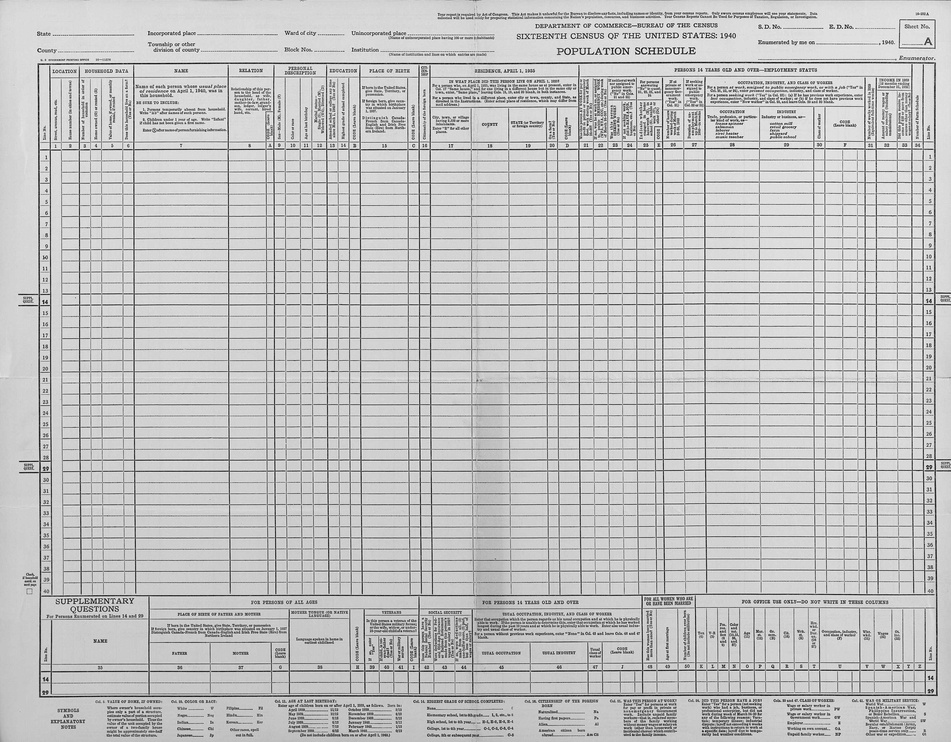
#> input picture data/census/templates/1940/template.jpg, 951 x 742 px, shrunk from 3000 x 2343 before the run
$ python -i rigorous_detector.py   (imports and definitions only)
#> lines starting #> are read from the running program, lines starting #| are printed output that depends on the picture; after the words box and inside, x2 and y2 are one past the last pixel; in counts of white or black regions, pixels touching at a corner belong together
"""
Rigorous census row detection with gap-filling algorithm.

This detector:
1. Performs initial morphological line detection
2. Identifies gaps where lines are missing
3. Re-searches those specific regions with adjusted parameters
4. Iterates until all expected lines are found (41 lines for 40 rows)
"""

import logging
from dataclasses import dataclass
from pathlib import Path
from typing import List, Optional, Tuple

import cv2
import numpy as np

logger = logging.getLogger(__name__)


@dataclass
class RowBoundary:
    """Represents a detected row with Y-coordinates."""

    row_index: int  # 1-based index (1-40)
    y_start: int    # Top Y coordinate
    y_end: int      # Bottom Y coordinate
    height: int     # Row height in pixels
    confidence: float = 1.0
    region: str = "main"  # Region where detected: "main", "top", "bottom"

    # [7 lines left out: function crop_from_image, not called in this run]


class RigorousDetector:
    """
    Rigorous census row detector with gap-filling.

    Strategy:
    1. Initial broad detection of horizontal lines
    2. Identify gaps where lines are likely missing
    3. Targeted re-search in gap regions with adjusted parameters
    4. Validate and create uniform 40-row grid from 41 detected lines
    """

    def __init__(
        self,
        expected_rows: int = 40,
        expected_lines: int = 41,  # 41 lines define 40 rows
        expected_row_height: int = 65,
        kernel_width_ratio: int = 40,
        padding_top: int = 5,
        padding_bottom: int = 33,
    ):
        """
        Initialize rigorous detector.

        Args:
            expected_rows: Expected number of rows (40 for 1940 census)
            expected_lines: Expected number of boundary lines (41)
            expected_row_height: Expected row height in pixels
            kernel_width_ratio: Horizontal kernel width = img_width // ratio
            padding_top: Padding above row for readability
            padding_bottom: Padding below row for descenders
        """
        self.expected_rows = expected_rows
        self.expected_lines = expected_lines
        self.expected_row_height = expected_row_height
        self.kernel_width_ratio = kernel_width_ratio
        self.padding_top = padding_top
        self.padding_bottom = padding_bottom

    def detect_rows(
        self, image: np.ndarray, include_supplemental: bool = False
    ) -> List[RowBoundary]:
        """
        Detect census rows using rigorous gap-filling algorithm.

        Args:
            image: Input image (grayscale or BGR)
            include_supplemental: If True, detect supplemental rows

        Returns:
            List of RowBoundary objects
        """
        # Convert to grayscale
        if len(image.shape) == 3:
            gray = cv2.cvtColor(image, cv2.COLOR_BGR2GRAY)
        else:
            gray = image.copy()

        img_height, img_width = gray.shape

        # Define regions based on domain knowledge
        regions = self._define_regions(img_height)

        logger.info(f"Processing image: {img_width}x{img_height}")

        # Step 1: Initial line detection across all regions
        all_lines = self._initial_detection(gray, regions)

        logger.info(f"Initial detection: found {len(all_lines)} lines")

        # Step 2: Gap-filling iterations
        filled_lines = self._fill_gaps(gray, all_lines, regions)

        logger.info(f"After gap-filling: {len(filled_lines)} lines")

        # Step 3: Create 40 uniform rows from detected lines
        rows = self._create_rows_from_lines(filled_lines, img_height)

        if len(rows) != self.expected_rows:
            logger.warning(f"Generated {len(rows)} rows, expected {self.expected_rows}")

        # Step 4: Optionally detect supplemental rows
        if include_supplemental and len(rows) == self.expected_rows:
            supp_region = regions['supplemental']
            supp_rows = self._detect_supplemental_rows(gray, supp_region, rows[-1])
            if supp_rows:
                rows.extend(supp_rows)
                logger.info(f"Added {len(supp_rows)} supplemental rows")

        return rows

    def _define_regions(self, img_height: int) -> dict:
        """Define regions based on census form structure."""
        return {
            'header': (0, int(img_height * 0.15)),
            'top_transition': (int(img_height * 0.15), int(img_height * 0.20)),
            'main_table': (int(img_height * 0.20), int(img_height * 0.80)),
            'bottom_transition': (int(img_height * 0.80), int(img_height * 0.85)),
            'supplemental': (int(img_height * 0.85), int(img_height * 1.00)),
        }

    def _initial_detection(
        self, gray: np.ndarray, regions: dict
    ) -> List[int]:
        """
        Initial line detection across all regions.

        Returns:
            List of Y-coordinates (sorted, in full image space)
        """
        all_lines = []

        # Detect in top transition
        top_lines = self._detect_lines_in_region(
            gray, regions['top_transition'], "top_transition"
        )
        all_lines.extend(top_lines)

        # Detect in main table
        main_lines = self._detect_lines_in_region(
            gray, regions['main_table'], "main_table"
        )
        all_lines.extend(main_lines)

        # Detect in bottom transition
        bottom_lines = self._detect_lines_in_region(
            gray, regions['bottom_transition'], "bottom_transition",
            check_left_extension=True
        )
        all_lines.extend(bottom_lines)

        return sorted(set(all_lines))

    def _detect_lines_in_region(
        self,
        gray: np.ndarray,
        region: Tuple[int, int],
        region_name: str,
        check_left_extension: bool = False,
        kernel_width_ratio: Optional[int] = None
    ) -> List[int]:
        """
        Detect horizontal lines in a specific region.

        Args:
            gray: Grayscale image
            region: (y_start, y_end) tuple
            region_name: Name of region for logging
            check_left_extension: If True, check for lines extending to left margin
            kernel_width_ratio: Override default kernel width ratio

        Returns:
            List of Y-coordinates (in full image space)
        """
        y_start, y_end = region
        region_img = gray[y_start:y_end, :]
        img_height, img_width = gray.shape

        # Adaptive thresholding
        thresh = cv2.adaptiveThreshold(
            region_img, 255, cv2.ADAPTIVE_THRESH_MEAN_C,
            cv2.THRESH_BINARY_INV, 15, 2
        )

        # Create horizontal kernel
        if kernel_width_ratio is None:
            kernel_width_ratio = self.kernel_width_ratio
        kernel_width = img_width // kernel_width_ratio
        horizontal_kernel = cv2.getStructuringElement(cv2.MORPH_RECT, (kernel_width, 1))

        # Morphological opening
        detected_lines_img = cv2.morphologyEx(
            thresh, cv2.MORPH_OPEN, horizontal_kernel, iterations=2
        )

        # Find contours
        contours, _ = cv2.findContours(
            detected_lines_img, cv2.RETR_EXTERNAL, cv2.CHAIN_APPROX_SIMPLE
        )

        # Extract Y-coordinates with region-specific filters
        line_y_coords = []

        for contour in contours:
            x, y, w, h = cv2.boundingRect(contour)

            # Region-specific width requirements
            if region_name == "bottom_transition" and check_left_extension:
                if x < img_width * 0.02 and w > img_width * 0.3:
                    line_y_coords.append(y + h // 2)
            else:
                if w > img_width * 0.15:
                    line_y_coords.append(y + h // 2)

        # Cluster nearby lines
        clustered_lines = self._cluster_lines(line_y_coords)

        # Offset to full image coordinates
        return [y + y_start for y in clustered_lines]

    def _cluster_lines(self, y_positions: List[int], distance: int = 5) -> List[int]:
        """Cluster nearby Y-positions to merge double-ruled lines."""
        if not y_positions:
            return []

        y_positions = sorted(y_positions)
        clusters = [[y_positions[0]]]

        for y in y_positions[1:]:
            if y - clusters[-1][-1] <= distance:
                clusters[-1].append(y)
            else:
                clusters.append([y])

        return [int(np.mean(cluster)) for cluster in clusters]

    def _fill_gaps(
        self, gray: np.ndarray, initial_lines: List[int], regions: dict,
        max_iterations: int = 3
    ) -> List[int]:
        """
        Fill gaps where lines are missing using targeted re-search.

        Args:
            gray: Grayscale image
            initial_lines: Lines from initial detection
            regions: Region definitions
            max_iterations: Maximum gap-filling iterations

        Returns:
            List of Y-coordinates after gap-filling
        """
        lines = initial_lines.copy()
        img_height, img_width = gray.shape

        for iteration in range(max_iterations):
            # Analyze gaps
            gaps = []
            for i in range(len(lines) - 1):
                gap_size = lines[i + 1] - lines[i]
                if gap_size > self.expected_row_height * 1.5:  # Suspicious gap
                    gaps.append({
                        'index': i,
                        'y_start': lines[i],
                        'y_end': lines[i + 1],
                        'size': gap_size,
                        'expected_lines': round(gap_size / self.expected_row_height) - 1
                    })

            if not gaps:
                logger.info(f"Gap-filling complete after {iteration} iterations")
                break

            logger.info(f"Iteration {iteration + 1}: Found {len(gaps)} gaps to fill")

            # Search each gap with more lenient parameters
            new_lines_found = []
            for gap in gaps:
                # Search in the middle 80% of the gap (avoid edges)
                search_margin = int(gap['size'] * 0.1)
                search_region = (
                    gap['y_start'] + search_margin,
                    gap['y_end'] - search_margin
                )

                # Use more lenient kernel (smaller = finds shorter line segments)
                gap_lines = self._detect_lines_in_region(
                    gray, search_region, f"gap_{gap['index']}",
                    kernel_width_ratio=50  # More lenient than default 40
                )

                new_lines_found.extend(gap_lines)

            if new_lines_found:
                lines.extend(new_lines_found)
                lines = sorted(set(lines))
                logger.info(f"  Added {len(new_lines_found)} lines, total now: {len(lines)}")
            else:
                logger.info(f"  No new lines found, stopping gap-fill")
                break

        return lines

    def _create_rows_from_lines(
        self, lines: List[int], img_height: int
    ) -> List[RowBoundary]:
        """
        Create 40 rows from detected boundary lines.

        Strategy:
        - If we have exactly 41 lines: use them directly
        - If we have fewer: create uniform grid
        - If we have more: filter to best 41

        Args:
            lines: Detected boundary line Y-coordinates
            img_height: Image height

        Returns:
            List of 40 RowBoundary objects
        """
        if len(lines) < 2:
            logger.error("Need at least 2 lines to create rows")
            return []

        # If we have close to 41 lines, use them
        if 38 <= len(lines) <= 44:
            # Use detected lines to create rows
            working_lines = lines[:self.expected_lines] if len(lines) > self.expected_lines else lines

            rows = []
            for i in range(len(working_lines) - 1):
                y_start = working_lines[i]
                y_end = working_lines[i + 1]
                height = y_end - y_start

                row = RowBoundary(
                    row_index=i + 1,
                    y_start=y_start,
                    y_end=y_end,
                    height=height
                )
                rows.append(row)

            return rows

        # Otherwise fall back to uniform grid
        logger.warning(f"Have {len(lines)} lines, expected ~{self.expected_lines}. Creating uniform grid.")
        return self._create_uniform_grid(lines, img_height)

    # [133 lines left out: functions _create_uniform_grid, _detect_supplemental_rows, visualize_rows, not called in this run]

>>> import cv2
>>> picture = cv2.imread('../../../../data/census/templates/1940/template.jpg')
#> picture is the input picture: shape (742, 951, 3); min 16, max 255, mean 195.5
>>> result = RigorousDetector().detect_rows(picture)
#> in _detect_lines_in_region, `thresh = cv2.adaptiveThreshold( region_img, 255, cv2.ADAPTIVE_THRESH_M..`:
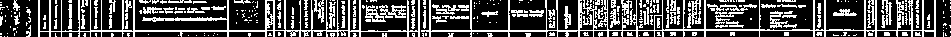
#> thresh: shape (37, 951); 30.7% white in thin lines or dots
#> in _detect_lines_in_region, `detected_lines_img = cv2.morphologyEx( thresh, cv2.MORPH_OPEN, horizon..`: detected_lines_img: shape (37, 951); 3.9% white in thin lines or dots, all inside (x1, y1, x2, y2) = (38, 18, 936, 32)
#> in _detect_lines_in_region, `contours, _ = cv2.findContours( detected_lines_img, cv2.RETR_EXTERNAL,..`: contours = 3 contours; box (x1, y1, x2, y2) and area: (426, 29, 936, 32) 216, (38, 30, 420, 32) 136, (165, 18, 229, 20) 51
#> the loop in _detect_lines_in_region, `for contour in contours:` made 3 passes
#> (x, y, w, h) on passes 1 to 3: (38, 30, 382, 2), (426, 29, 510, 3), (165, 18, 64, 2)
#> after the loop in _detect_lines_in_region, `for contour in contours:`: line_y_coords = [31, 30]
#> in _cluster_lines, `y_positions = sorted(y_positions)`: y_positions = [30, 31]
#> in _cluster_lines, `clusters = [[y_positions[0]]]`: clusters = [[30]]
#> the loop in _cluster_lines, `for y in y_positions[1:]:` made 1 pass
#> y on pass 1: 31
#> after the loop in _cluster_lines, `for y in y_positions[1:]:`: clusters = [[30, 31]]
#> in _detect_lines_in_region, `clustered_lines = self._cluster_lines(line_y_coords)`: clustered_lines = [30]
#> in _initial_detection, `top_lines = self._detect_lines_in_region( gray, regions['top_transitio..`: top_lines = [141]
#> call 2 of _detect_lines_in_region, with region = (148, 593), region_name = 'main_table', check_left_extension = False
#> in _detect_lines_in_region (call 2), `region_img = gray[y_start:y_end, :]`:
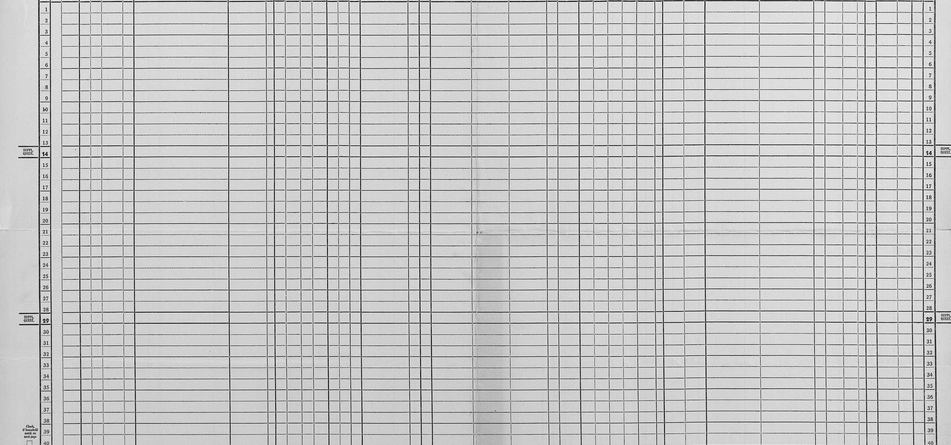
#> region_img: shape (445, 951); min 19, max 255, mean 199
#> in _detect_lines_in_region (call 2), `thresh = cv2.adaptiveThreshold( region_img, 255, cv2.ADAPTIVE_THRESH_M..`:
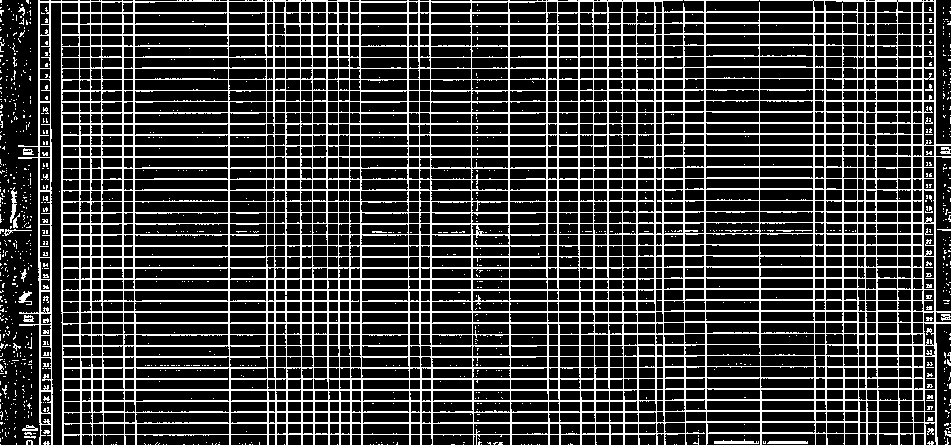
#> thresh: shape (445, 951); 22.4% white in thin lines or dots
#> in _detect_lines_in_region (call 2), `detected_lines_img = cv2.morphologyEx( thresh, cv2.MORPH_OPEN, horizon..`:
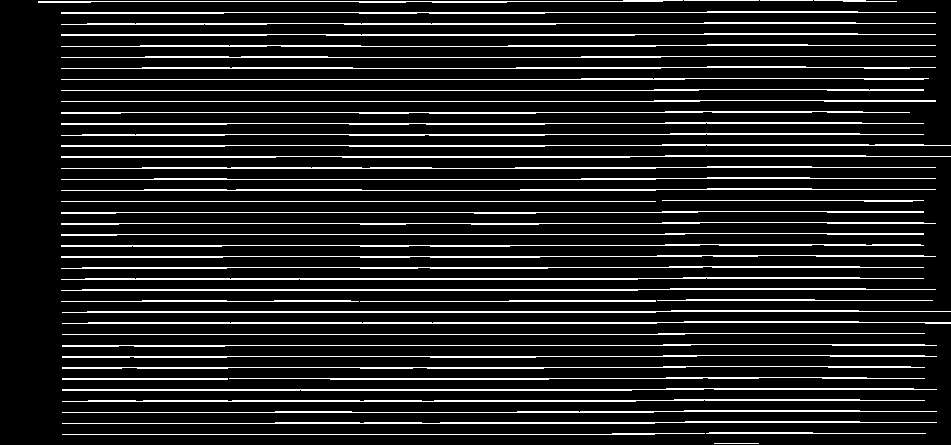
#> detected_lines_img: shape (445, 951); 12.4% white in thin lines or dots
#> in _detect_lines_in_region (call 2), `contours, _ = cv2.findContours( detected_lines_img, cv2.RETR_EXTERNAL,..`: contours = 49 contours, 4 with area under 20; largest, box (x1, y1, x2, y2) and area: (62, 388, 937, 391) 806, (62, 321, 951, 324) 766, (62, 310, 951, 313) 757, (61, 288, 936, 291) 752, (61, 277, 924, 280) 726
#> the loop in _detect_lines_in_region (call 2), `for contour in contours:` made 49 passes
#> (x, y, w, h) on passes 2, 3, 4, 5, 6, 7, 9, 10, 11, 12, 13, 14: (62, 433, 643, 2), (706, 432, 220, 2), (62, 421, 875, 3), (62, 410, 875, 3), (62, 399, 863, 3), (62, 388, 875, 3), (229, 377, 696, 3), (62, 366, 863, 3), (62, 355, 875, 3), (62, 344, 875, 3), (62, 333, 863, 2), (62, 321, 889, 3)
#> (contour, x, y, w, h) on passes 1, 8, 27, 47, 48: ([[714, 443], [758, 443]], 714, 443, 45, 1), ([[62, 378], [62, 379], [227, 379], [227, 378]], 62, 378, 166, 2), ([[61, 201], [655, 201]], 61, 201, 595, 1), ([[760, 0], [812, 0]], 760, 0, 53, 1), ([[684, 0], [758, 0]], 684, 0, 75, 1)
#> after the loop in _detect_lines_in_region (call 2), `for contour in contours:`: line_y_coords = 45 values, max 434 at index 0, min 1 at index 44, mean 228.9
#> the loop in _cluster_lines (call 2), `for y in y_positions[1:]:` made 44 passes
#> y on passes 1 to 12: 12, 23, 34, 45, 57, 67, 79, 90, 101, 112, 123, 134
#> in _detect_lines_in_region (call 2), `clustered_lines = self._cluster_lines(line_y_coords)`: clustered_lines = 40 values from 1 to 433
#> in _initial_detection, `main_lines = self._detect_lines_in_region( gray, regions['main_table']..`: main_lines = 40 values from 149 to 581
#> call 3 of _detect_lines_in_region, with region = (593, 630), region_name = 'bottom_transition', check_left_extension = True
#> in _detect_lines_in_region (call 3), `region_img = gray[y_start:y_end, :]`:
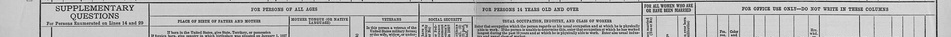
#> region_img: shape (37, 951); min 19, max 249, mean 182.5
#> in _detect_lines_in_region (call 3), `thresh = cv2.adaptiveThreshold( region_img, 255, cv2.ADAPTIVE_THRESH_M..`:
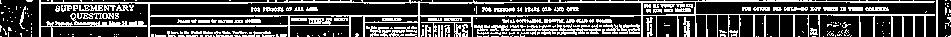
#> thresh: shape (37, 951); 29% white in thin lines or dots
#> in _detect_lines_in_region (call 3), `detected_lines_img = cv2.morphologyEx( thresh, cv2.MORPH_OPEN, horizon..`:
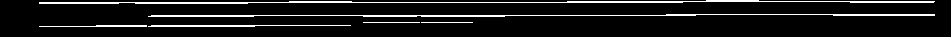
#> detected_lines_img: shape (37, 951); 8.9% white in thin lines or dots, all inside (x1, y1, x2, y2) = (39, 0, 935, 27)
#> in _detect_lines_in_region (call 3), `contours, _ = cv2.findContours( detected_lines_img, cv2.RETR_EXTERNAL,..`: contours = 6 contours, 2 with area under 20; largest, box (x1, y1, x2, y2) and area: (39, 0, 935, 4) 508, (148, 14, 935, 17) 372, (148, 25, 351, 27) 104, (39, 25, 147, 27) 50
#> the loop in _detect_lines_in_region (call 3), `for contour in contours:` made 6 passes
#> (x, y, w, h) on passes 1, 2, 5, 6: (148, 25, 203, 2), (39, 25, 108, 2), (148, 14, 787, 3), (39, 0, 896, 4)
#> (contour, x, y, w, h) on passes 3 to 4: ([[421, 22], [472, 22]], 421, 22, 52, 1), ([[363, 22], [419, 22]], 363, 22, 57, 1)
#> after the loop in _detect_lines_in_region (call 3), `for contour in contours:`: line_y_coords = []
#> in detect_rows, `all_lines = self._initial_detection(gray, regions)`: all_lines = 41 values from 141 to 581
#> the loop in _create_rows_from_lines, `for i in range(len(working_lines) - 1):` made 40 passes
#> (y_start, y_end, height) on passes 1 to 12: (141, 149, 8), (149, 160, 11), (160, 171, 11), (171, 182, 11), (182, 193, 11), (193, 205, 12), (205, 215, 10), (215, 227, 12), (227, 238, 11), (238, 249, 11), (249, 260, 11), (260, 271, 11)
#> after the loop in _create_rows_from_lines, `for i in range(len(working_lines) - 1):`: rows = 40 items
#> result = 40 items
